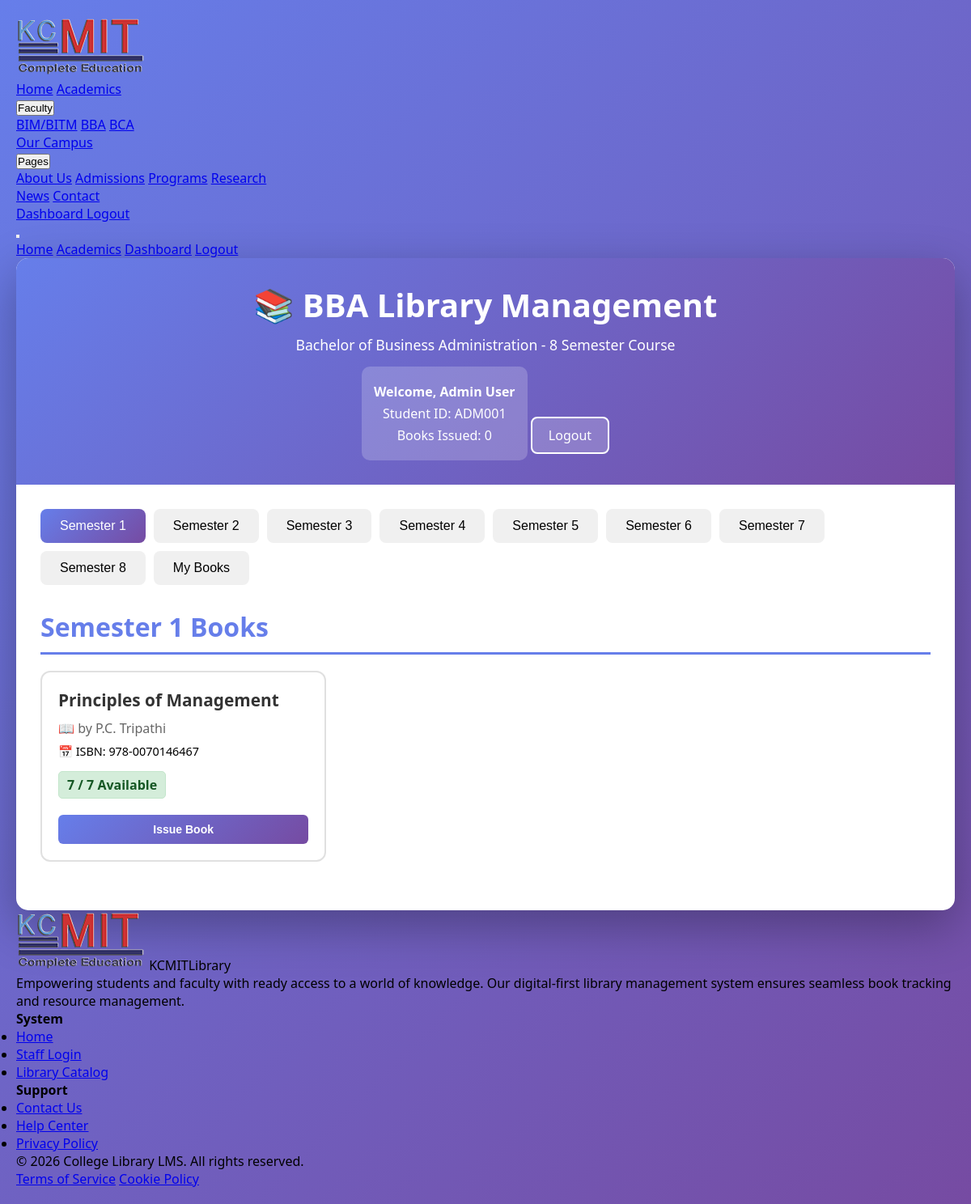
/faculty/bba.php (signed in), run on the app's committed database.
### tables this page shows
CREATE TABLE IF NOT EXISTS `users` (
  `id` int(11) NOT NULL AUTO_INCREMENT,
  `name` varchar(100) NOT NULL,
  `email` varchar(100) NOT NULL,
  `password` varchar(255) NOT NULL,
  `student_id` varchar(50) DEFAULT NULL,
  `role` enum('student','faculty','admin') DEFAULT 'student',
  `created_at` timestamp NOT NULL DEFAULT current_timestamp(),
  PRIMARY KEY (`id`),
  UNIQUE KEY `email` (`email`)
);

CREATE TABLE IF NOT EXISTS `books` (
  `id` int(11) NOT NULL AUTO_INCREMENT,
  `title` varchar(255) NOT NULL,
  `author` varchar(255) NOT NULL,
  `isbn` varchar(50) DEFAULT NULL,
  `course` enum('BIM','BCA','BBA','BITM') NOT NULL,
  `semester` int(11) NOT NULL,
  `available_copies` int(11) DEFAULT 1,
  `total_copies` int(11) DEFAULT 1,
  `created_at` timestamp NOT NULL DEFAULT current_timestamp(),
  PRIMARY KEY (`id`)
);

### faculty/bba.php (the view, shortened to what this page needs)
<?php
require_once '../config/db.php';
$user_id = $_SESSION['user_id'];
$stmt = $pdo->prepare("SELECT * FROM users WHERE id = ?");
$stmt->execute([$user_id]);
$user = $stmt->fetch(PDO::FETCH_ASSOC);
$books_by_semester = [];
for ($i = 1; $i <= 8; $i++) {
    $stmt = $pdo->prepare("SELECT * FROM books WHERE course = 'BBA' AND semester = ? ORDER BY title");
    $stmt->execute([$i]);
    $books_by_semester[$i] = $stmt->fetchAll(PDO::FETCH_ASSOC);
}
$stmt = $pdo->prepare("
    SELECT ib.*, b.title, b.author, b.semester
    FROM issued_books ib
    JOIN books b ON ib.book_id = b.id
    WHERE ib.user_id = ? AND ib.return_date IS NULL
    ORDER BY ib.issue_date DESC
");
$stmt->execute([$user_id]);
$issued_books = $stmt->fetchAll(PDO::FETCH_ASSOC);
?>
<!DOCTYPE html>
<html lang="en">
<head>
</head>
<body>
    <?php include '../includes/navbar.php'; ?>
    <div class="container">
        <div class="header">
            <h1>📚 BBA Library Management</h1>
            <p style="font-size: 1.1em;">Bachelor of Business Administration - 8 Semester Course</p>
            <div class="user-info">
                <p><strong>Welcome, <?php echo htmlspecialchars($user['name'] ?? 'Student'); ?></strong></p>
                <p>Student ID: <?php echo htmlspecialchars($user['student_id'] ?? $user_id); ?></p>
                <p>Books Issued: <?php echo count($issued_books); ?></p>
            </div>
            <a href="../auth/logout.php" class="logout-btn">Logout</a>
        </div>
        <div class="content">
            <div class="tabs">
                <?php for ($i = 1; $i <= 8; $i++): ?>
                    <button class="tab <?php echo $i === 1 ? 'active' : ''; ?>" onclick="showSemester(<?php echo $i; ?>)">
                        Semester <?php echo $i; ?>
                    </button>
                <?php endfor; ?>
                <button class="tab" onclick="showMyBooks()">My Books</button>
            </div>
            <?php for ($semester = 1; $semester <= 8; $semester++): ?>
                <div id="semester-<?php echo $semester; ?>" class="semester-section <?php echo $semester === 1 ? 'active' : ''; ?>">
                    <h2 class="semester-title">Semester <?php echo $semester; ?> Books</h2>
                    <?php if (empty($books_by_semester[$semester])): ?>
                        <div class="no-books">No books available for this semester</div>
                    <?php else: ?>
                        <div class="books-grid">
                            <?php foreach ($books_by_semester[$semester] as $book): ?>
                                <?php
                                $stmt = $pdo->prepare("SELECT * FROM issued_books WHERE user_id = ? AND book_id = ? AND return_date IS NULL");
                                $stmt->execute([$user_id, $book['id']]);
                                $is_issued_by_user = $stmt->fetch(PDO::FETCH_ASSOC);
                                ?>
                                <div class="book-card">
                                    <div class="book-title"><?php echo htmlspecialchars($book['title']); ?></div>
                                    <div class="book-author">📖 by <?php echo htmlspecialchars($book['author']); ?></div>
                                    <div class="book-details">
                                        <span>📅 ISBN: <?php echo htmlspecialchars($book['isbn'] ?? 'N/A'); ?></span>
                                    </div>
                                    <div class="availability <?php echo $book['available_copies'] > 0 ? 'available' : 'unavailable'; ?>">
                                        <?php echo $book['available_copies']; ?> / <?php echo $book['total_copies']; ?> Available
                                    </div>
                                    <?php if ($is_issued_by_user): ?>
                                        <span class="status-badge status-due">Already Issued by You</span>
                                    <?php else: ?>
                                        <form method="POST" style="margin-top: 10px;">
                                            <button type="submit" name="issue_book" class="btn btn-primary"
                                                    <?php echo $book['available_copies'] <= 0 ? 'disabled' : ''; ?>>
                                                <?php echo $book['available_copies'] > 0 ? 'Issue Book' : 'Not Available'; ?>
                                            </button>
                                        </form>
                                    <?php endif; ?>
                                </div>
                            <?php endforeach; ?>
                        </div>
                    <?php endif; ?>
                </div>
            <?php endfor; ?>
        </div>
    </div>
    <?php include '../includes/footer.php'; ?>
</body>
</html>

### faculty/bba.php (style rules this page uses)
* { margin: 0; padding: 0; box-sizing: border-box; }
body { font-family: 'Segoe UI', Tahoma, Geneva, Verdana, sans-serif; background: linear-gradient(135deg, #667eea 0%, #764ba2 100%); min-height: 100vh; padding: 20px; }
.container { max-width: 1400px; margin: 0 auto; background: white; border-radius: 15px; box-shadow: 0 20px 60px rgba(0, 0, 0, 0.3); overflow: hidden; }
.header { background: linear-gradient(135deg, #667eea 0%, #764ba2 100%); color: white; padding: 30px; text-align: center; }
.header h1 { font-size: 2.5em; margin-bottom: 10px; }
.user-info { background: rgba(255, 255, 255, 0.2); padding: 15px; border-radius: 10px; margin-top: 15px; display: inline-block; }
.user-info p { margin: 5px 0; }
.content { padding: 30px; }
.tabs { display: flex; gap: 10px; margin-bottom: 30px; flex-wrap: wrap; }
.tab { padding: 12px 24px; background: #f0f0f0; border: none; border-radius: 8px; cursor: pointer; font-size: 16px; transition: all 0.3s; }
.tab.active { background: linear-gradient(135deg, #667eea 0%, #764ba2 100%); color: white; }
.semester-section { display: none; animation: fadeIn 0.5s; }
.semester-section.active { display: block; }
.semester-title { font-size: 2em; color: #667eea; margin-bottom: 20px; padding-bottom: 10px; border-bottom: 3px solid #667eea; }
.books-grid { display: grid; grid-template-columns: repeat(auto-fill, minmax(300px, 1fr)); gap: 20px; margin-bottom: 30px; }
.book-card { background: white; border: 2px solid #e0e0e0; border-radius: 12px; padding: 20px; transition: all 0.3s; position: relative; }
.book-title { font-size: 1.3em; color: #333; margin-bottom: 10px; font-weight: 600; }
.book-author { color: #666; margin-bottom: 8px; }
.book-details { display: flex; justify-content: space-between; margin-bottom: 15px; font-size: 0.9em; }
.availability { padding: 5px 10px; border-radius: 5px; font-weight: bold; display: inline-block; margin-bottom: 10px; }
.availability.available { background: #d4edda; color: #155724; border: 1px solid #c3e6cb; }
.btn { padding: 10px 20px; border: none; border-radius: 6px; cursor: pointer; font-size: 14px; transition: all 0.3s; width: 100%; font-weight: 600; }
.btn-primary { background: linear-gradient(135deg, #667eea 0%, #764ba2 100%); color: white; }
.logout-btn { background: rgba(255, 255, 255, 0.2); color: white; padding: 10px 20px; border: 2px solid white; border-radius: 8px; text-decoration: none; display: inline-block; margin-top: 15px; transition: all 0.3s; }

### data on the page
users: name "Admin User", student "ADM001"
books: title "Principles of Management", author "P.C. Tripathi", isbn "978-0070146467", available_copies "7", total_copies "7", shows "Issue Book"

### other printed values
count($issued_books) "0"
